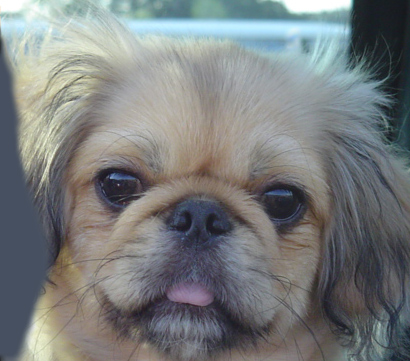
#> input picture Assignments/A1/dog.jpg, 410 x 361 px
$ jupyter execute --allow-errors Assignment1.ipynb
#> lines starting #> are read from the running program, lines starting #| are printed output that depends on the picture
## **Assignment 1**

Written portion pdf is attached to assignment. Instructions are found at https://mattabrown.github.io/425/assignments/Assignment1.html

[cell 1]
# import the packages we need for this assignment
from PIL import Image
import numpy as np
import math
from scipy import signal
import cv2

import matplotlib.pyplot as plt

#Part 2: Gaussian Filtering

def boxfilter(n):
    '''
    Returns an n x n box filter

    Args:
        n: the size of the box filter
    Returns:
        numpy array of size n x n

    Assert: n is an odd number
    '''

    assert n % 2 == 1, "Dimension must be odd" # n must be an odd number

    # create an n x n array of ones
    box = np.ones((n,n))
    # normalize to sum to 1
    box = box / n**2
    return box

[cell 2]
boxfilter(5)
#boxfilter(4)

[cell 3]
def gauss1d(sigma):
    """
    Create a 1D Gaussian filter of size 6*sigma rounded up to next odd integer

    Input: Sigma
    Output: 1D Gaussian filter
    """

    # calculate the size of the filter
    L = 6*sigma
    L = math.ceil(L)
    # make sure the size is odd
    if L % 2 == 0:
        L = L + 1

    # create the x values for the filter
    mag = L//2
    x = np.arange(-mag, L//2+1)

    # Apply gaussian function to the x values and normalize
    gauss_filter = np.exp(- x**2 / (2*sigma**2))
    gauss_filter = gauss_filter / np.sum(gauss_filter)

    return gauss_filter


# Display the outputs for different sigma values
display('sigma=0.3:', gauss1d(0.3))
display('sigma=0.5:', gauss1d(0.5))
display('sigma=1:', gauss1d(1))
display('sigma=2:', gauss1d(2))

[cell 4]
def gauss2d(sigma):
    """
    Create a 2D Gaussian filter of size 6*sigma rounded up to next odd integer

    Input: Sigma
    Output: 2D Gaussian filter
    """

    # We recall that the 2D Gaussian filter is the product of two 1D Gaussian filters
    # because it is separable. So we take the outer product of the 1D Gaussian filter

    gauss_x = gauss1d(sigma)
    gauss_xy = np.outer(gauss_x, gauss_x)

    # Normalize the filter
    gauss_xy = gauss_xy / np.sum(gauss_xy)

    return gauss_xy

display('sigma=0.5:', gauss2d(0.5))
display('sigma=1:', gauss2d(1))

plt.imshow(gauss2d(1), cmap='gray')

[cell 5]
def convolve2d_manual(array, filter):
    """
    Perform 2D convolution on an array with a filter
     - Assumes zero paddings

    Input: array, filter
    Output: convolved array
    """

    # Get the dimensions of the array and the filter
    array_row, array_col = array.shape
    filter_row, filter_col = filter.shape

    #Calculate the padding needed assuming odd filter size
    x_pad = (filter_row - 1) // 2
    y_pad = (filter_col - 1) // 2

    # Add zero padding to the array
    # Create a new array with correct dimensions
    padded_array = np.pad(array, ((x_pad, x_pad), (y_pad, y_pad)), 'constant')

    # Allocate space for the filtered array
    filtered_array = np.zeros(array.shape)
    # Iterate throuh all pixels and apply the filter
    for i in range(array_row):
        for j in range(array_col):
            # Apply the filter taking the sum of the element-wise product
            # Uses sliding window over correctly padded array
            filtered_array[i][j] = np.sum(padded_array[i:i+filter_row, j:j+filter_col] * filter)

    return filtered_array

array = np.array([[1,2,3],[4,5,6],[7,8,9]])
filter = np.array([[0,0,0],[1,0,-1],[0,0,0]])
convolve2d_manual(array, filter)

def gaussconvolve2d_manual(array,sigma):
    """
    Perform 2D Gaussian convolution on an array with a filter
     - Assumes zero paddings

    Input: array, sigma
    Output: convolved array
    """

    # Create a 2D Gaussian filter
    gauss_filter = gauss2d(sigma)

    # Perform 2D convolution with the Gaussian filter
    return convolve2d_manual(array, gauss_filter)

### Apply newly built 2D gaussian filter to image of a dog

[cell 6]
# Import image
dog_img = Image.open('dog.jpg')
#> dog_img is the input picture: PIL image 410x361 RGB; mean R, G, B 121.2, 124.5, 125
display(dog_img)
#Make a greyscale copy
dog_img = dog_img.convert('L')
#> dog_img: PIL image 410x361 L
# Get array representation
dog_array = np.asarray(dog_img)

# Apply the Gaussian filter
dog_blur_array = gaussconvolve2d_manual(dog_array, 3)
#> after the loop in convolve2d_manual (call 2), `for i in range(array_row):`:
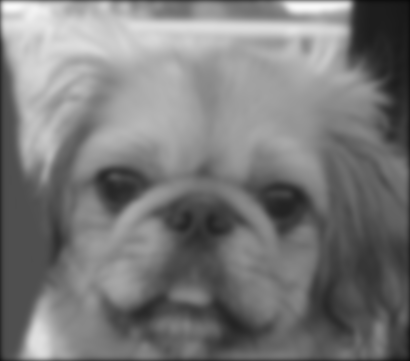
#> filtered_array: shape (361, 410) float64; min 9.55, max 249.2, mean 122.2
# Convert back to 0-255 range (8-bit pixels)
dog_blur = Image.fromarray(dog_blur_array.astype('uint8'))
# Show the artwork
display(dog_blur)
dog_blur.save('dog_blur.jpg')

[cell 7]
def gaussconvolve2d_scipy(array,sigma):
    """ Applies a gaussian filter to an image array using scipy

    Args:
        array np.array: image to be filtered
        sigma float: value for sigma in the gaussian filter

    Returns:
        array_filtered: the filtered image result
    """
#> called with sigma = 3

    # Create filter
    gauss_filter = gauss2d(sigma)
    # Apply convolution using scipy
    array_filtered = signal.convolve2d(array, gauss_filter, mode='same')

    return array_filtered

# Import image
dog_img = Image.open('dog.jpg')
display(dog_img)
#Make a greyscale copy
dog_img = dog_img.convert('L')
# Get array representation
dog_array = np.asarray(dog_img)

# Apply the Gaussian filter
dog_blur_array = gaussconvolve2d_scipy(dog_array, 3)
# Convert back to 0-255 range (8-bit pixels)
dog_blur = Image.fromarray(dog_blur_array.astype('uint8'))
# Show the artwork
display(dog_blur)
dog_blur.save('dog_blur.jpg')

[cell 8]
# Evaluate the time complexity of both options
import time

n= 5
sigma = 10
# Get current time
t1 = time.time()
for i in range(1,n):
    dog_blur_array = gaussconvolve2d_manual(dog_array, sigma)
duration1 = (time.time()-t1)/n

# Get current time
t2 = time.time()
for i in range(1,n):
    dog_blur_array = gaussconvolve2d_scipy(dog_array, sigma)
duration2 = (time.time()-t2)/n

# Print or show a comparison of the two methods
print('Manual method takes', duration1, 'seconds')
print('Scipy method takes', duration2, 'seconds')

# Part 3 Hybrids

[cell 9]
# Import dog image
dog_img = Image.open('dog.jpg')
# Convert to array for each color channel
dog_array = np.asarray(dog_img, dtype='float32')
# Apply the Gaussian filter to each color channel
dog_blur_array = np.copy(dog_array)
#> (the rest of this cell did not finish here and is left out)

[cell 10]
def hybridize(img1, img2, sigma1, sigma2):
    """ Hybridize two images by applying a low-pass filter to one and a high-pass filter to the other

    Args:
        img1: image to be filtered with low-pass filter
        img2: image to be filtered with high-pass filter
        sigma1: sigma value for low-pass filter
        sigma2: sigma value for high-pass filter

    Returns:
        hybrid_img: hybrid image
    """

    # Convert images to arrays
    img1_array = np.asarray(img1, dtype='float32')
    img2_array = np.asarray(img2, dtype='float32')

    img1_blur_array = np.copy(img1_array)
    img2_hf_array = np.copy(img2_array)
    for i in range(3):
        img1_blur_array[:,:,i] = gaussconvolve2d_scipy(img1_array[:,:,i], sigma1)
        img2_hf_array[:,:,i] = img2_array[:,:,i] - gaussconvolve2d_scipy(img2_array[:,:,i], sigma2)

    # Add the two images together
    hybrid_array = img1_blur_array + img2_hf_array

    # Clip the values to be between 0 and 255
    hybrid_array = np.clip(hybrid_array, 0, 255)

    # Convert back to 0-255 range (8-bit pixels)
    hybrid_img = Image.fromarray(hybrid_array.astype('uint8'))

    return hybrid_img

# Import dog image
dog_img = Image.open('dog.jpg')
cat_img = Image.open('hybrid_img/0a_cat.bmp')
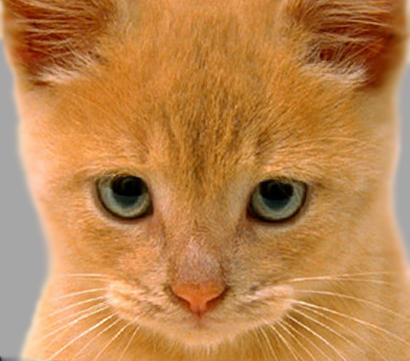
#> input picture Assignments/A1/hybrid_img/0a_cat.bmp, 410 x 361 px
#> cat_img is the input picture: PIL image 410x361 RGB; mean R, G, B 188.3, 132.5, 77.1
sigma_low =  2
sigma_high = 8
hybrid_img = hybridize(dog_img, cat_img, sigma_low, sigma_high)
#> after the loop in hybridize, `for i in range(3):`:
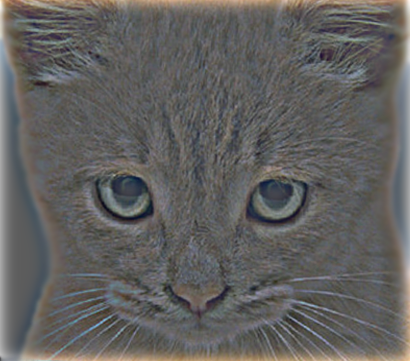
#> img2_hf_array: shape (361, 410, 3) float32; mean R, G, B 6.1, 4.8, 3.5; drawn with min black and max white
#> in hybridize, `hybrid_array = img1_blur_array + img2_hf_array`:
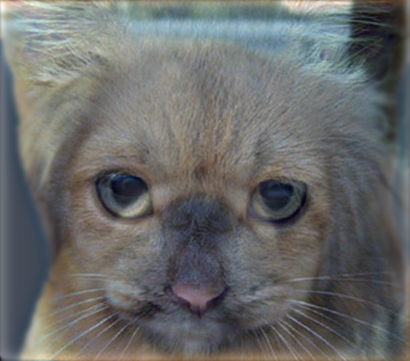
#> hybrid_array: shape (361, 410, 3) float32; mean R, G, B 126.5, 128.3, 127.5; drawn with min black and max white

# display(dog_img)
# display(cat_img )
# display(hybrid_img)

bird_img = Image.open('hybrid_img/4a_bird.bmp')
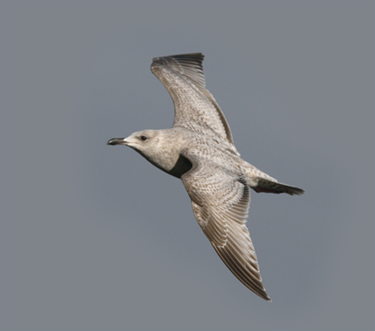
#> input picture Assignments/A1/hybrid_img/4a_bird.bmp, 375 x 331 px
#> bird_img is the input picture: PIL image 375x331 RGB; mean R, G, B 127.7, 131.3, 136.8
plane_img = Image.open('hybrid_img/4b_plane.bmp')
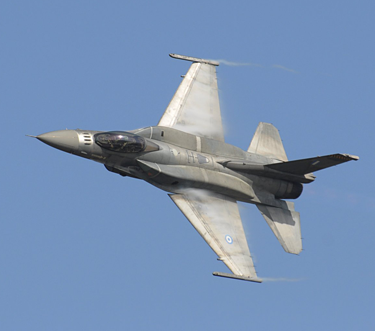
#> input picture Assignments/A1/hybrid_img/4b_plane.bmp, 375 x 331 px
#> plane_img is the input picture: PIL image 375x331 RGB; mean R, G, B 119.8, 145, 180.2
sigma_low =  2
sigma_high = 1.5
hybrid_img = hybridize( bird_img,plane_img, sigma_low, sigma_high)
#> call 2 of hybridize, with sigma1 = 2, sigma2 = 1.5
#> after the loop in hybridize (call 2), `for i in range(3):`:
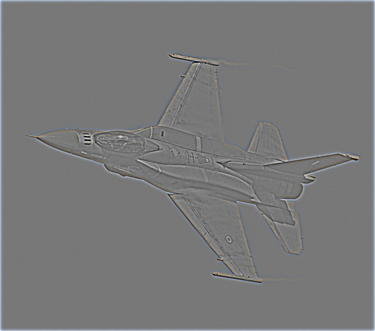
#> img2_hf_array: shape (331, 375, 3) float32; mean R, G, B 0.7, 1, 1.2; drawn with min black and max white
display(bird_img)
display(plane_img )
display(hybrid_img)

### Part 4

[cell 11]
def applyFilters(img):
    img_array = np.asarray(img, dtype='float32')

    n = 9
    gauss = cv2.GaussianBlur(img_array,(n,n), 3)
    display('Gaussain Blur', Image.fromarray(gauss.astype('uint8')))

    n=11
    bilat = cv2.bilateralFilter(img_array,n,95,10)
    display('Bilateral Filter', Image.fromarray(bilat.astype('uint8')))

    n=5
    med = cv2.medianBlur(img_array,n)
    display('Median Filter', Image.fromarray(med.astype('uint8')))

img_speckle = Image.open('box_speckle.png')
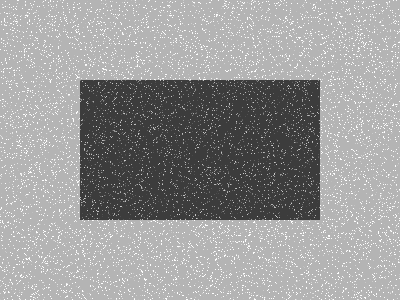
#> input picture Assignments/A1/box_speckle.png, 400 x 300 px
#> img_speckle is the input picture: PIL image 400x300 L; min 60, max 255, mean 152.5
img_gauss = Image.open('box_gauss.png')
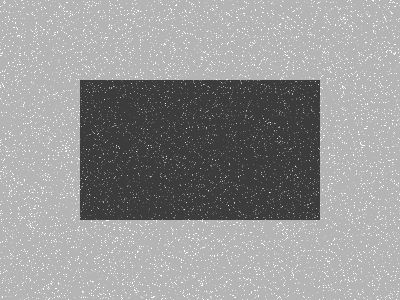
#> input picture Assignments/A1/box_gauss.png, 400 x 300 px
#> img_gauss is the input picture: PIL image 400x300 L; min 60, max 255, mean 150.7
applyFilters(img_speckle)
#> in applyFilters, `med = cv2.medianBlur(img_array,n)`:
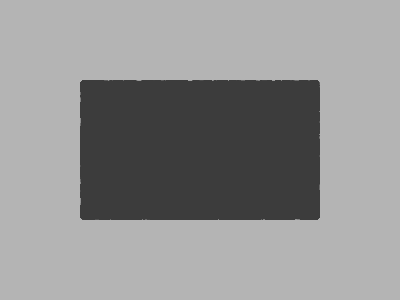
#> med: shape (300, 400) float32; min 60, max 180, mean 146.5
applyFilters(img_gauss)
